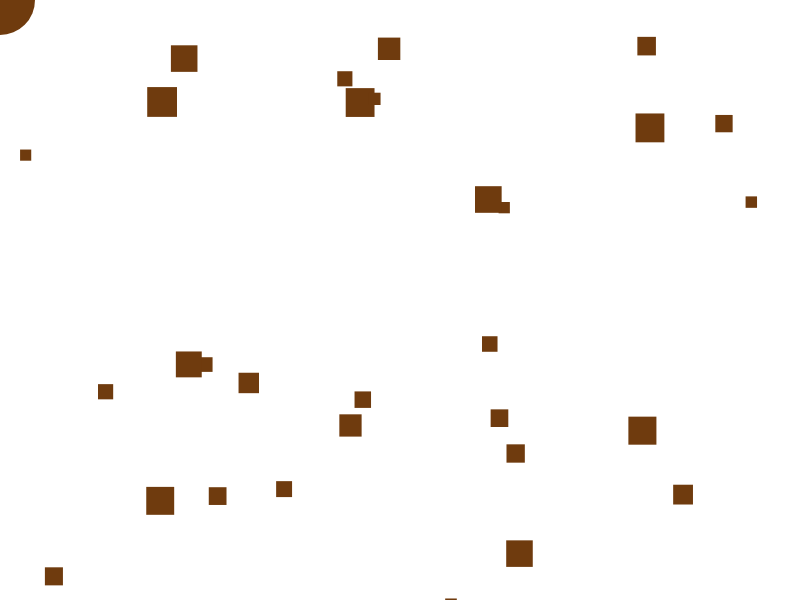
Frame 1 (no input)
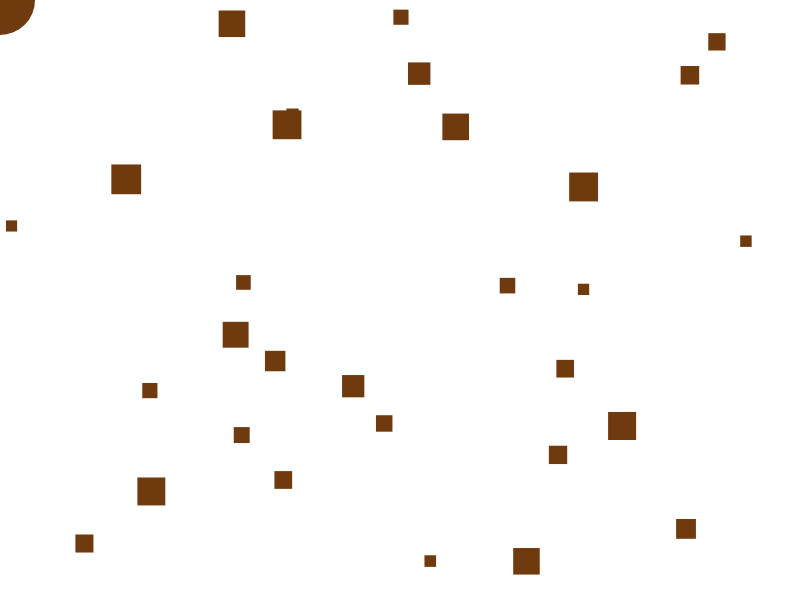
Frame 60 (no input)
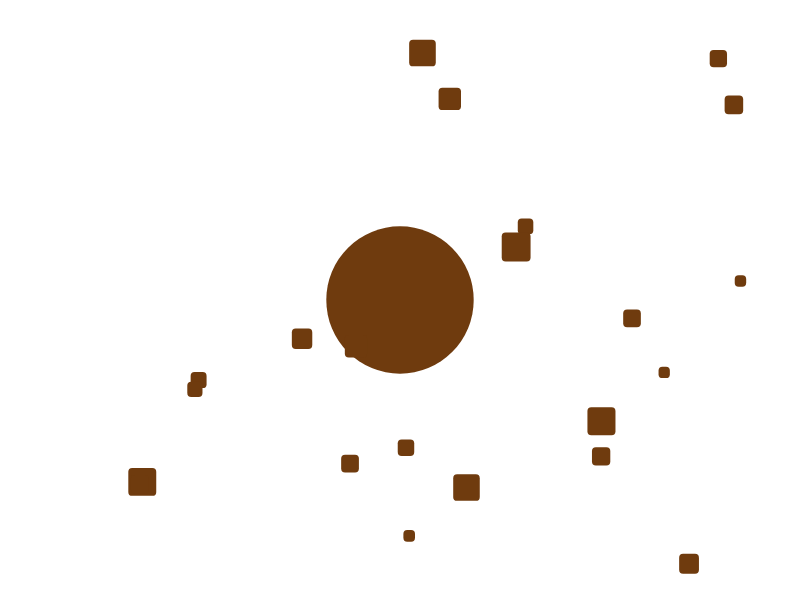
Frame 120 (the mouse pressed at the canvas centre since frame 60)

The p5.js sketch that drew these frames (run headless with seeded random() and noise() and a simulated clock; from frame 60 on, the mouse is pressed at the canvas centre):

// p5.js sketch
// ── sketch.js
let life;
var choice = [];
let s = 70;

let r = 0;

let threshold = 30;
let accChangeX = 0;
let accChangeY = 0;
let accChangeT = 0;

function setup() {
  createCanvas(displayWidth,displayHeight);
  life = new Life();
  noStroke();

  for (let i = 0; i < 30; i++) {
  choice.push(new Choice());
  }
}

function draw() {
  background(255);

  life.show();
  life.move();
  life.update();

  for (let i = 0; i < choice.length; i++) {
    choice[i].move();
    choice[i].update();
    choice[i].turn();
    choice[i].stop();
  }
}



class Life {
  constructor() {
    this.pos = createVector(0,0);
    this.vel = createVector(0,0);
    this.acc = createVector(0,0);
  }

  update(){
    this.vel.add(this.acc);
    this.pos.add(this.vel);
  }

  show(){
    ellipse(this.pos.x,this.pos.y,s,s);
  }

  move(){
    this.vel.x = (mouseX-this.pos.x)/5;
    this.vel.y = (mouseY-this.pos.y)/5;
  }
}

class Choice {
  constructor() {
    fill(random(0,255),random(0,255),random(0,255));
    this.x = random(width);
    this.y = random(height);
    this.diameter = random(10, 30);
    this.xspeed = random(-2, 2);
    this.yspeed = random(-2, 2);
    this.oxspeed = this.xspeed;
    this.oyspeed = this.yspeed;
    this.direction = 0.7;
  }

  move() {
    this.x += this.xspeed * this.direction;
    this.y += this.yspeed * this.direction;
  }

  turn() {
    if (this.x < 0) {
      this.x = 0;
      this.direction = -this.direction;
    } else if (this.y < 0) {
      this.y = 0;
      this.direction = -this.direction;
    } else if (this.x > width - 20) {
      this.x = width - 20;
      this.direction = -this.direction;
    } else if (this.y > height - 20) {
      this.y = height - 20;
      this.direction = -this.direction;
    }
  }

  shake() {
    this.xspeed += random(5, accChangeX / 3);
    this.yspeed += random(5, accChangeX / 3);
  }

  stopShake() {
    if (this.xspeed > this.oxspeed) {
      this.xspeed -= 0.6;
    } else {
      this.xspeed = this.oxspeed;
    }
    if (this.yspeed > this.oyspeed) {
      this.yspeed -= 0.6;
    } else {
      this.yspeed = this.oyspeed;
    }
  }

  update() {
    rect(this.x,this.y,this.diameter, this.diameter,r,r);
  }

  stop(){
    if(life.pos.x > this.x && life.pos.y > this.y){
      this.x =0;
      this.y =0;
      this.diameter =0;
      r = r + 0.01
      s = s + 0.2
    }
  }
  }
